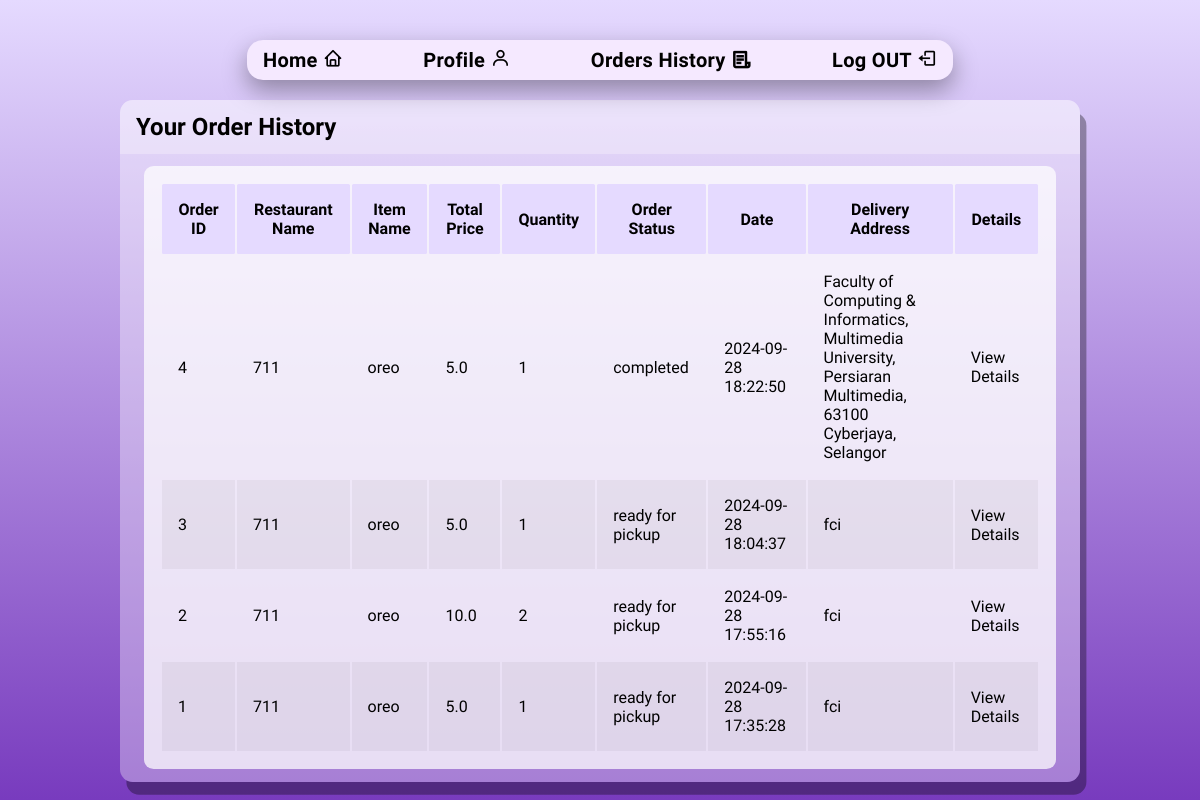
Screenshot of /buyer_orders (signed in) with the database file from the repository.
### tables this page shows
CREATE TABLE orders (
            id INTEGER PRIMARY KEY AUTOINCREMENT,
            buyer_username TEXT NOT NULL,
            restaurant_name TEXT NOT NULL,
            item_name TEXT NOT NULL,
            total_price REAL NOT NULL,
            quantity INTEGER NOT NULL,
            order_date TIMESTAMP DEFAULT CURRENT_TIMESTAMP, 
            order_status TEXT DEFAULT 'available',
            status TEXT DEFAULT 'pending',
            runner_name TEXT,
            runner_lat REAL,
            runner_lng REAL,
            delivery_address TEXT,
            delivery_lat REAL,
            delivery_lng REAL
        );

### app.py (the view)
@app.route('/buyer_orders')
@login_required(role='buyer')
def buyer_orders():
    conn = get_db_connection()
    cursor = conn.cursor()
    try:
        cursor.execute("""
            SELECT orders.id, orders.restaurant_name, orders.item_name, orders.total_price, orders.quantity, orders.order_status, orders.order_date, orders.delivery_address
            FROM orders
            WHERE orders.buyer_username = ?
            ORDER BY orders.order_date DESC
        """, (session['username'],))
        orders = cursor.fetchall()
    except sqlite3.Error as e:
        print(f"SQLite error: {e}")
        flash(f"An error occurred: {e}", "error")
        orders = []
    finally:
        conn.close()
    return render_template('buyer_orders.html', orders=orders)

### app.py (called while the page is built)
def get_db_connection():
    con = sqlite3.connect("database.db")
    con.row_factory = sqlite3.Row
    return con

def login_required(role=None):
    def decorator(f):
        @wraps(f)
        def decorated_function(*args, **kwargs):
            if 'username' not in session:
                flash("You need to log in to access this page.", "error")
                return redirect(url_for('login'))
            if role and session.get('role') != role:
                flash("You do not have permission to access this page.", "error")
                return redirect(url_for('index'))
            return f(*args, **kwargs)
        return decorated_function
    return decorator

### templates/buyer_orders.html (shortened to what this page needs)
<!DOCTYPE html>
<html lang="en">
<head>
    <link rel="stylesheet" type="text/css" href="../static/style(BP).css">
    <link rel="stylesheet" href="https://unpkg.com/boxicons@latest/css/boxicons.min.css">
        <link href="https://cdn.jsdelivr.net/npm/remixicon@4.3.0/fonts/remixicon.css" rel="stylesheet"/>
        <link rel="stylesheet" href="https://unpkg.com/aos@next/dist/aos.css" />
</head>
<body>
    <div class="container">
        <nav class="nav-bar">
            <ul class="nav-links">
                <li class="nav-link">
                    <a href="{{ url_for('buyer_home') }}">Home</a>
                    <i class='bx bx-home'></i>
                </li>
                <li class="nav-link">
                    <a href="{{ url_for('buyer_profile') }}" class="dropbtn">Profile
                    <i class='bx bx-user'></i>
                    </a>
                </li>
                <li class="nav-link">
                    <a href="{{ url_for('buyer_orders') }}" class="dropbtn">Orders History
                    <i class="ri-file-list-3-line"></i>
                    </a>
                </li>
                <li class="nav-link">
                    <a href="{{ url_for('logout') }}" class="dropbtn">Log OUT
                    <i class='bx bx-log-out'></i>
                    </a>
                </li>
            </ul>
        </nav>
    </div>
        <div class="table">
            <div class="table-header">
                <h2>Your Order History</h2>
            </div>
            <div class="table-body">
                <table>
                    <thead>
                        <tr>
                            <th>Order ID</th>
                            <th>Restaurant Name</th>
                            <th>Item Name</th>
                            <th>Total Price</th>
                            <th>Quantity</th>
                            <th>Order Status</th>
                            <th>Date</th>
                            <th>Delivery Address</th>
                            <th>Details</th>
                        </tr>
                    </thead>
                    <tbody>
                        {% if orders %}
                        {% for order in orders %}
                        <tr>
                            <td>{{ order.id }}</td>
                            <td>{{ order.restaurant_name }}</td>
                            <td>{{ order.item_name }}</td>
                            <td>{{ order.total_price }}</td>
                            <td>{{ order.quantity }}</td>
                            <td>{{ order.order_status }}</td>
                            <td>{{ order.order_date }}</td>
                            <td>{{ order.delivery_address }}</td>
                            <td>
                                <a href="{{ url_for('buyer_order_details', order_id=order.id) }}">View Details</a>
                            </td>
                        </tr>
                        {% endfor %}
                        {% else %}
                        <tr><td colspan="8">No orders found.</td></tr>
                        {% endif %}
                    </tbody>
                </table>
            </div>
        </div>
</body>
</html>

### static/style(BP).css (style rules this page uses)
* { margin: 0; padding: 0; font-family: "Protest Guerrilla", sans-serif; box-sizing: border-box; }
body { background-color: #e8e8e8 ; background:linear-gradient(to bottom , #e5daff,#783bbe) ; min-height: 100vh; display: flex; flex-direction: column; }
.container { display: flex; flex-direction: column; font-size: 20px; justify-content: center; align-items: center; }
.nav-bar { background: #f5e9ff; border-radius: 1rem; box-shadow: 0 10px 25px rgba(0,0,0,0.35); justify-content: center; display: flex; flex-direction: column; align-items: center; flex: 1; max-width: 100%; position: sticky; top: 0; z-index: 1000; margin: 20px auto; margin-top: 40px; margin-bottom: 20px; }
.nav-links { display:flex; gap: 5rem; }
.nav-links, .dropdown-content li { list-style: none; height: 100%; padding: 0.5rem 1rem; font-weight:600; cursor: pointer; letter-spacing: 0.3px; }
a { text-decoration: none; color: black; }
.table { width: 80%; height: 100%; background-color: #fff5; box-shadow: 0.4rem .8rem #0005; border-radius: .8rem; overflow: hidden; margin-left: 10%; }
.table-header { width: 100%; height: 10%; background-color: #fff4; padding: .8rem 1rem; }
.table-body { display: flex; justify-content: center; align-items: center; background-color: #fffb; max-height: 89%; width: 95%; margin: .8rem auto; border-radius: .6rem; overflow: auto; }
table,th, td { padding: 1rem; }
thead th { position: sticky; top: 0; left: 0; background-color: #e5daff; border-radius: .1rem; width: auto; }
tbody tr:nth-child(even) { background-color: #0000000b; }

### rows the page displays
orders: id "4", restaurant_name "711", item_name "oreo", total_price "5.0", quantity "1", order_status "completed", order_date "2024-09-28 18:22:50", delivery_address "Faculty of Computing & Informatics, Multimedia University, Persiaran Multimedia, 63100 Cyberjaya, Selangor"
orders: id "3", restaurant_name "711", item_name "oreo", total_price "5.0", quantity "1", order_status "ready for pickup", order_date "2024-09-28 18:04:37", delivery_address "fci"
orders: id "2", restaurant_name "711", item_name "oreo", total_price "10.0", quantity "2", order_status "ready for pickup", order_date "2024-09-28 17:55:16", delivery_address "fci"
orders: id "1", restaurant_name "711", item_name "oreo", total_price "5.0", quantity "1", order_status "ready for pickup", order_date "2024-09-28 17:35:28", delivery_address "fci"
